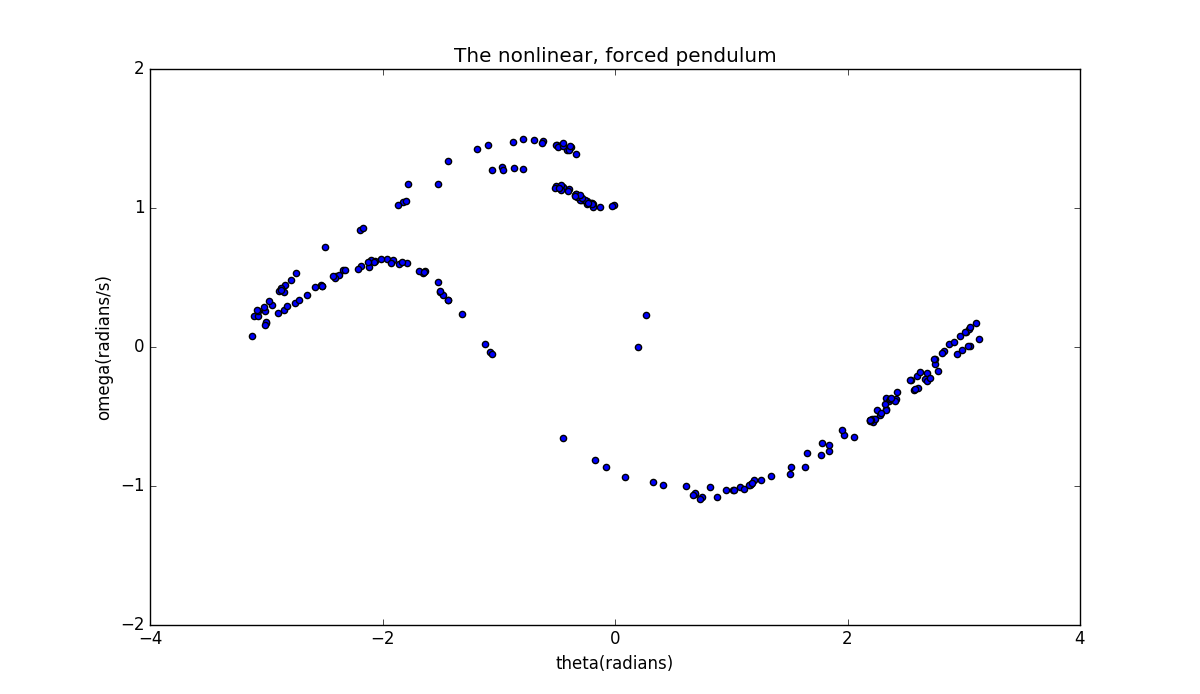

Write the Python code that produced this figure.
import math
omega = []
theta = []
t = []
omega_p = []
theta_p = []
g = 9.8
l = 9.8
F = 1.2
q = 0.5
Omega = (g/l)**0.5
Omega_D = 2./3
dt = 0.04
omega.append(0)
theta.append(0.2)
t.append(0)
omega_p.append(0)
theta_p.append(0.2)
for i in range(int(50000)):
	tmp1 = omega[i]-g*math.sin(theta[i])*dt/l-q*omega[i]*dt+F*math.sin(t[i]*Omega_D)*dt
	omega.append(tmp1)
	tmp2 = theta[i]+omega[i+1]*dt
	tmp3 = t[i]+dt
	t.append(tmp3)
	while abs(tmp2)>math.pi:
		if tmp2>math.pi:
			tmp2=tmp2-2*math.pi
		else:
			tmp2=tmp2+2*math.pi
	theta.append(tmp2)
for i in range(int(50000)):
	for n in range(int(1000)):
		if abs(t[i]-2*n*math.pi/Omega_D-math.pi*0.25/Omega_D)<0.5*dt:
			omega_p.append(omega[i])
			theta_p.append(theta[i])
from pylab import *
figure(figsize=(12,10),dpi=100)
title('The nonlinear, forced pendulum')
ylabel('omega(radians/s)')
xlabel('theta(radians)')
xlim(-4,4)
ylim(-2,2)
xticks([-4,-2,0,2,4])
yticks([-2,-1,0,1,2])
scatter(theta_p,omega_p,c='blue')
show()
